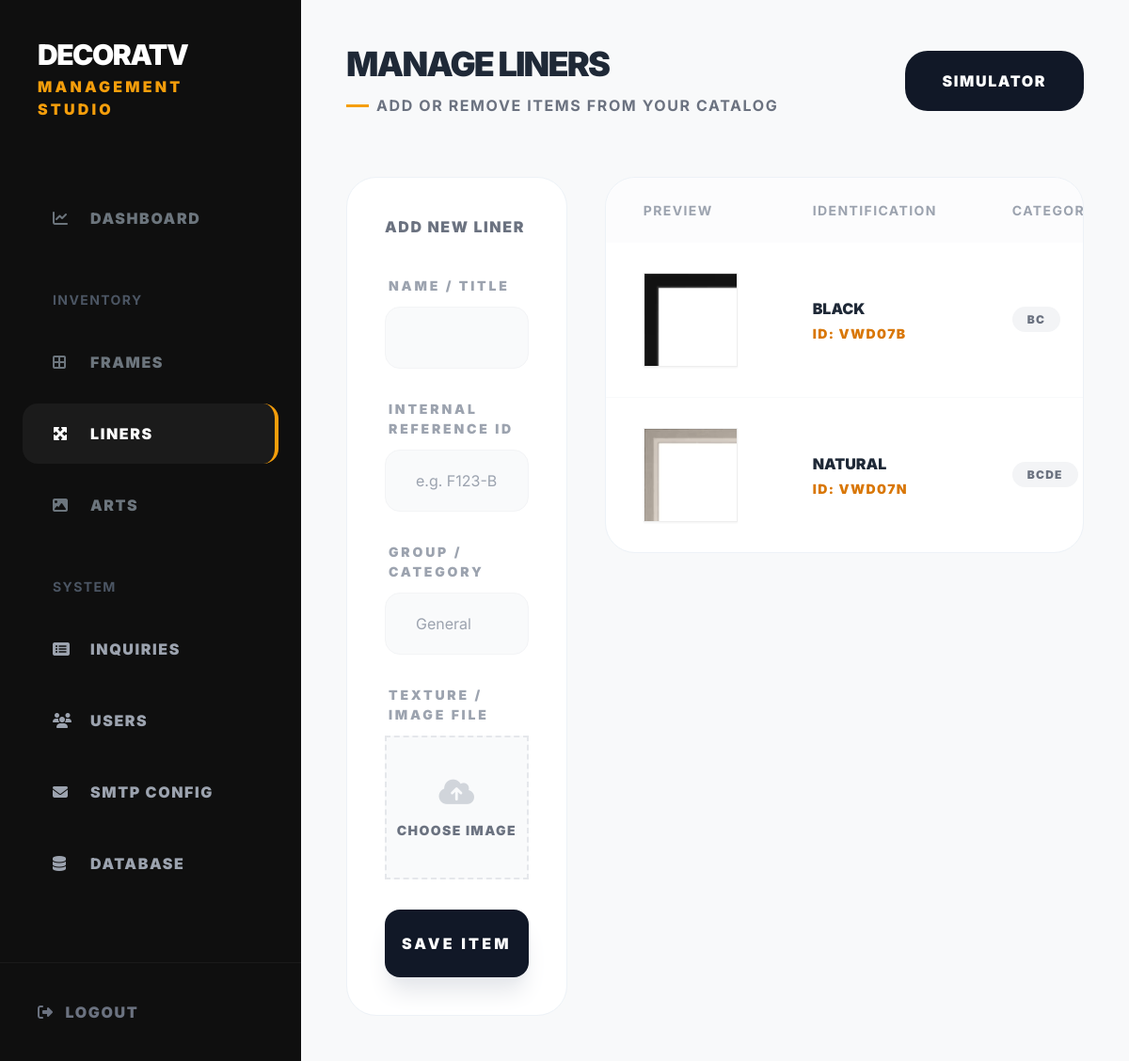
The page /admin/inventory.php?type=liner (signed in) on the database its author committed.
### tables this page shows
CREATE TABLE materials (
    id INTEGER PRIMARY KEY AUTOINCREMENT,
    type TEXT NOT NULL, -- 'frame', 'liner', 'art'
    name TEXT NOT NULL,
    image_path TEXT NOT NULL,
    artist TEXT DEFAULT NULL, -- only for 'art'
    group_name TEXT DEFAULT 'General',
    internal_id TEXT UNIQUE NOT NULL, -- The ID from the user (campo ID)
    created_at DATETIME DEFAULT CURRENT_TIMESTAMP
);

### admin/inventory.php (the view, shortened to what this page needs)
<?php
$pdo = get_db_connection();
$type = $_GET['type'] ?? 'frame';
$editItem = null;
$stmt = $pdo->prepare("SELECT * FROM materials WHERE type = ? ORDER BY created_at DESC");
$stmt->execute([$type]);
$items = $stmt->fetchAll();
?>
<!DOCTYPE html>
<html lang="en">
<head>
    <script src="https://cdn.tailwindcss.com"></script>
    <link rel="stylesheet" href="https://cdnjs.cloudflare.com/ajax/libs/font-awesome/6.4.0/css/all.min.css">
</head>
<body class="flex min-h-screen text-gray-800">
    <aside class="sidebar w-80 flex-shrink-0 flex flex-col hidden md:flex">
        <div class="p-10">
            <h1 class="text-white text-3xl font-black uppercase tracking-tighter">DecoraTV</h1>
            <p class="text-[16px] text-amber-500 font-black uppercase tracking-[0.2em] mt-1">Management Studio</p>
        </div>
        <nav class="flex-1 mt-8 px-6 space-y-3">
            <a href="index.php" class="sidebar-link flex items-center gap-4 px-8 py-5 rounded-2xl text-[16px] font-black uppercase tracking-widest">
                <i class="fa-solid fa-chart-line w-6"></i> Dashboard
            </a>
            <p class="text-[14px] text-gray-600 font-bold uppercase tracking-widest px-8 pt-8 pb-3">Inventory</p>
            <a href="inventory.php?type=frame" class="sidebar-link <?php echo $type==='frame'?'active':''; ?> flex items-center gap-4 px-8 py-5 rounded-2xl text-[16px] font-black uppercase tracking-widest">
                <i class="fa-solid fa-border-all w-6"></i> Frames
            </a>
            <a href="inventory.php?type=liner" class="sidebar-link <?php echo $type==='liner'?'active':''; ?> flex items-center gap-4 px-8 py-5 rounded-2xl text-[16px] font-black uppercase tracking-widest">
                <i class="fa-solid fa-maximize w-6"></i> Liners
            </a>
            <a href="inventory.php?type=art" class="sidebar-link <?php echo $type==='art'?'active':''; ?> flex items-center gap-4 px-8 py-5 rounded-2xl text-[16px] font-black uppercase tracking-widest">
                <i class="fa-solid fa-image w-6"></i> Arts
            </a>
            <p class="text-[14px] text-gray-600 font-bold uppercase tracking-widest px-8 pt-8 pb-3">System</p>
            <a href="inquiries.php" class="sidebar-link flex items-center gap-4 px-8 py-5 rounded-2xl text-[16px] font-black uppercase tracking-widest text-gray-400">
                <i class="fa-solid fa-rectangle-list w-6"></i> Inquiries
            </a>
            <a href="users.php" class="sidebar-link flex items-center gap-4 px-8 py-5 rounded-2xl text-[16px] font-black uppercase tracking-widest text-gray-400">
                <i class="fa-solid fa-users w-6"></i> Users
            </a>
            <a href="settings.php" class="sidebar-link flex items-center gap-4 px-8 py-5 rounded-2xl text-[16px] font-black uppercase tracking-widest text-gray-400">
                <i class="fa-solid fa-envelope w-6"></i> SMTP Config
            </a>
            <a href="database.php" class="sidebar-link flex items-center gap-4 px-8 py-5 rounded-2xl text-[16px] font-black uppercase tracking-widest text-gray-400">
                <i class="fa-solid fa-database w-6"></i> Database
            </a>
        </nav>
        <div class="p-10 border-t border-white/5">
            <a href="logout.php" class="text-gray-500 hover:text-red-400 text-[16px] font-black uppercase tracking-widest transition-colors flex items-center gap-3">
                <i class="fa-solid fa-right-from-bracket"></i> Logout
            </a>
        </div>
    </aside>
    <main class="flex-1 p-6 md:p-12 overflow-y-auto">
        <header class="flex flex-col md:flex-row md:items-center justify-between gap-8 mb-16">
            <div>
                <h2 class="text-4xl font-black uppercase tracking-tighter">Manage <?php echo ucfirst($type); ?>s</h2>
                <div class="flex items-center gap-2 mt-3">
                    <div class="h-[3px] w-6 bg-amber-500"></div>
                    <p class="text-[16px] text-gray-500 font-bold uppercase tracking-widest">Add or Remove Items from your Catalog</p>
                </div>
            </div>
            <a href="../" target="_blank" class="bg-gray-900 text-white px-10 py-5 rounded-3xl text-[16px] font-black uppercase tracking-widest hover:bg-amber-600 transition-all flex items-center gap-3">
                 Simulator
            </a>
        </header>
        <div class="grid grid-cols-1 lg:grid-cols-3 gap-10">
            <div class="lg:col-span-1">
                <div class="bg-white card p-10 sticky top-10">
                    <div class="flex items-center justify-between mb-10">
                        <h3 class="text-[16px] font-black uppercase tracking-widest text-gray-500"><?php echo $editItem ? 'Edit' : 'Add New'; ?> <?php echo ucfirst($type); ?></h3>
                    </div>
                    <form method="POST" enctype="multipart/form-data" class="space-y-8">
                        <div>
                            <label class="block text-[14px] font-black uppercase tracking-[0.2em] text-gray-400 mb-3 ml-1">Name / Title</label>
                            <input type="text" name="name" id="nameInput" value="<?php echo $editItem ? htmlspecialchars($editItem['name']) : ''; ?>" required class="w-full bg-gray-50 border border-gray-100 rounded-2xl px-8 py-5 text-[16px] focus:outline-none focus:border-amber-500/50 transition-all">
                        </div>
                        <div>
                            <label class="block text-[14px] font-black uppercase tracking-[0.2em] text-gray-400 mb-3 ml-1">Internal Reference ID</label>
                            <input type="text" name="internal_id" value="<?php echo $editItem ? htmlspecialchars($editItem['internal_id']) : ''; ?>" placeholder="e.g. F123-B" required class="w-full bg-gray-50 border border-gray-100 rounded-2xl px-8 py-5 text-[16px] focus:outline-none focus:border-amber-500/50 transition-all">
                        </div>
                        <div>
                            <label class="block text-[14px] font-black uppercase tracking-[0.2em] text-gray-400 mb-3 ml-1">Group / Category</label>
                            <input type="text" name="group_name" value="<?php echo $editItem ? htmlspecialchars($editItem['group_name']) : ''; ?>" placeholder="General" class="w-full bg-gray-50 border border-gray-100 rounded-2xl px-8 py-5 text-[16px] focus:outline-none focus:border-amber-500/50 transition-all">
                        </div>
                        <div>
                            <label class="block text-[14px] font-black uppercase tracking-[0.2em] text-gray-400 mb-3 ml-1">Texture / Image File <?php echo $editItem ? '(Optional)' : ''; ?></label>
                            <div id="dropzone" class="relative w-full <?php echo $type==='art'?'ratio-art':'ratio-square'; ?> bg-gray-50 border-2 border-dashed border-gray-200 flex items-center justify-center group hover:border-amber-300 transition-all cursor-pointer overflow-hidden">
                                <div id="upload-prompt" class="text-center <?php echo $editItem ? 'hidden' : ''; ?>">
                                    <i class="fa-solid fa-cloud-arrow-up text-gray-300 group-hover:text-amber-500 text-3xl mb-3"></i>
                                    <p class="text-[14px] font-black text-gray-500 uppercase tracking-widest">Choose Image</p>
                                </div>
                            </div>
                        </div>
                        <button type="submit" class="w-full bg-gray-900 text-white py-6 rounded-2xl font-black uppercase tracking-[0.2em] text-[16px] shadow-xl hover:bg-amber-600 transition-all shadow-gray-200">
                            <?php echo $editItem ? 'Update' : 'Save'; ?> Item
                        </button>
                    </form>
                </div>
            </div>
            <div class="lg:col-span-2">
                <div class="bg-white card overflow-hidden">
                    <div class="overflow-x-auto">
                        <table class="w-full text-left">
                            <thead class="bg-gray-50/50 text-[14px] text-gray-400 font-black uppercase tracking-widest">
                                <tr>
                                    <th class="px-10 py-6">Preview</th>
                                    <th class="px-10 py-6">Identification</th>
                                    <th class="px-10 py-6">Category</th>
                                </tr>
                            </thead>
                            <tbody class="divide-y divide-gray-50 text-[11px]">
                                <?php if (empty($items)): ?>
                                    <tr>
                                        <td colspan="4" class="px-10 py-20 text-center text-gray-500 italic uppercase font-bold tracking-[0.2em]">The collection is currently empty</td>
                                    </tr>
                                <?php else: foreach ($items as $item): ?>
                                    <tr class="hover:bg-gray-50/50 transition-colors">
                                        <td class="px-10 py-8">
                                            <div class="img-preview-container group shadow-sm">
                                                <img src="../<?php echo $item['image_path']; ?>" class="<?php echo $item['type']==='art'?'img-preview-full':'img-preview-zoom'; ?>" alt="Preview">
                                            </div>
                                        </td>
                                        <td class="px-10 py-8">
                                            <p class="text-[16px] font-black text-gray-800 uppercase"><?php echo htmlspecialchars($item['name']); ?></p>
                                            <p class="text-[14px] font-black text-amber-600 uppercase tracking-widest mt-1">ID: <?php echo htmlspecialchars($item['internal_id']); ?></p>
                                        </td>
                                        <td class="px-10 py-8">
                                            <span class="bg-gray-100 text-gray-500 px-4 py-1.5 rounded-full text-[12px] font-black uppercase tracking-widest">
                                                <?php echo htmlspecialchars($item['group_name']); ?>
                                            </span>
                                        </td>
                                    </tr>
                                <?php endforeach; endif; ?>
                            </tbody>
                        </table>
                    </div>
                </div>
            </div>
        </div>
    </main>
</body>
</html>

### admin/inventory.php (style rules this page uses)
body { font-family: 'Inter', sans-serif; background-color: #f8f9fa; }
.sidebar { background-color: #0f0f0f; }
.sidebar-link { transition: all 0.3s; color: #6c757d; }
.sidebar-link:hover, .sidebar-link.active { color: #fff; background: rgba(255, 255, 255, 0.05); }
.sidebar-link.active { border-right: 4px solid #f59e0b; }
.card { border-radius: 2rem; border: 1px solid #edf2f7; }
.img-preview-container { width: 100px; height: 100px; border-radius: 0; border: 1px solid #eee; overflow: hidden; position: relative; background: #f9f9f9; }
.img-preview-zoom { width: 500%; height: auto; max-width: none; object-fit: cover; object-position: top left; position: absolute; top: 0; left: 0; }
.ratio-square { aspect-ratio: 1 / 1; }

### rows shown on the page
materials: image_path (picture), name "BLACK", internal "VWD07B", group_name "BC"
materials: image_path (picture), name "NATURAL", internal "VWD07N", group_name "BCDE"

### other values the page prints
$type "LINER"
